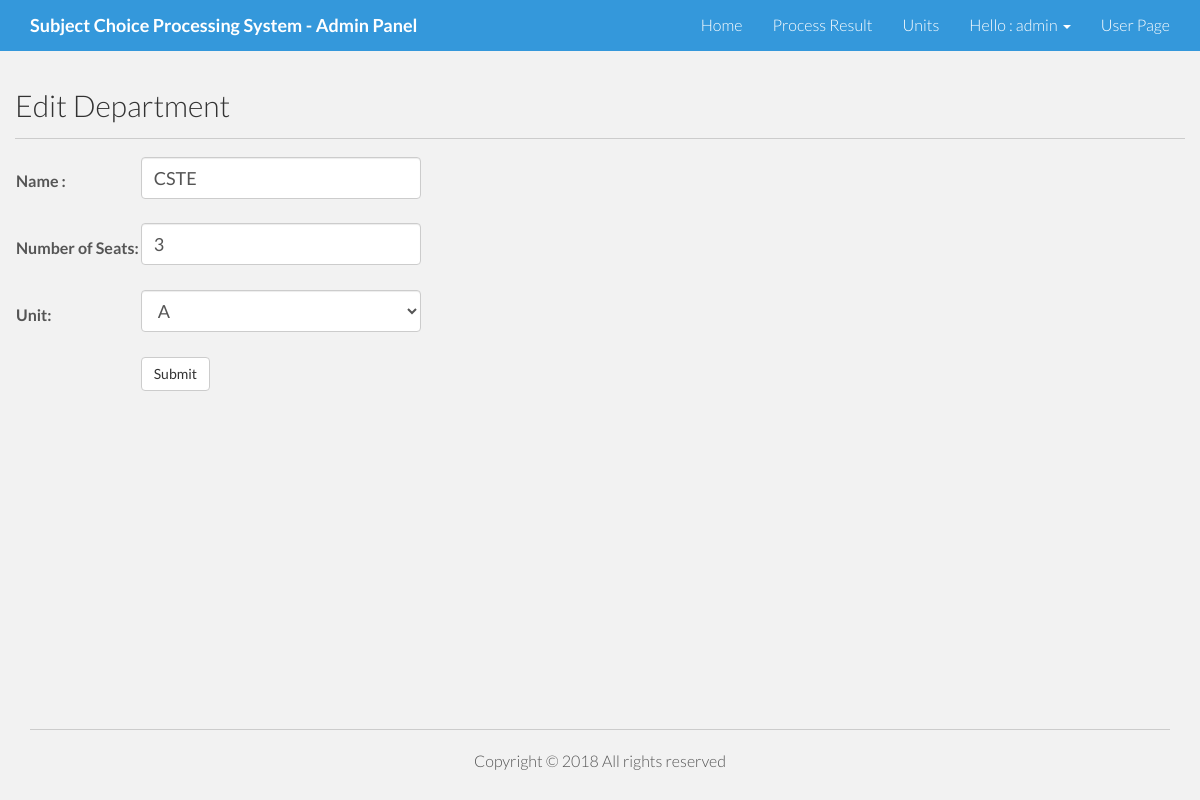
Page /admin/edit_department.php?deptid=5 (signed in) on the committed database.
### tables this page shows
CREATE TABLE `tbl_departments` (
  `id` int(16) NOT NULL,
  `name` varchar(256) NOT NULL,
  `slug` varchar(256) NOT NULL,
  `seats` int(16) NOT NULL,
  `unit` varchar(256) NOT NULL
);

CREATE TABLE `tbl_units` (
  `id` int(16) NOT NULL,
  `name` varchar(256) NOT NULL,
  `slug` varchar(256) NOT NULL
);

### lib/Database.php (called while the page is built, shortened)
<?php
Class Database{
	public $host   = DB_HOST;
	public $user   = DB_USER;
	public $pass   = DB_PASS;
	public $dbname = DB_NAME;
	public $link;
	private function connectDB(){
	$this->link = new mysqli($this->host, $this->user, $this->pass, $this->dbname);
 }
	public function select($query){
		$result = $this->link->query($query) or die($this->link->error.__LINE__);
		if($result->num_rows > 0){
			return $result;
		} else {
			return false;
		}
	}
}

### admin/edit_department.php (the view, shortened to what this page needs)
<?php include 'inc/header.php'; ?>
    <div class="container">
      <div class="row">
        <h2>Edit Department</h2><hr>
            <?php
                $deptid = $_GET['deptid'];
                $query = "SELECT * from tbl_departments WHERE id=$deptid";
          $departments = $db->select($query);
          if($departments){
            while ($result = $departments->fetch_assoc()) {
                $name = $result['name'];
                $seats = $result['seats'];
                $unit = $result['unit'];
            }
          }
             ?>
                 <form action="" method="post">
                        <table class="form">
                            <tr>
                                <td>
                                    <label class="form-group">Name :</label>
                                </td>
                                <td>
                                    <input type="text" name="name" value="<?php echo $name; ?>" class="form-control" placeholder="Enter Department Name..."   class="medium" required/><br>
                                </td>
                            </tr>
                             <tr>
                                <td>
                                    <label class="form-group">Number of Seats:</label>
                                </td>
                                <td>
                                    <input type="number" name="seats" value="<?php echo $seats; ?>" class="form-control" placeholder="Enter the Number of Seats..."  class="medium" required/><br>
                                </td>
                            </tr>
                            <tr>
                                <td>
                                    <label class="form-group">Unit:</label>
                                </td>
                                <td>
                                     <select class="form-control" name="unit" id="unit" required>
       <?php
                                        $query = "SELECT * FROM tbl_units";
                                        $category = $db->select($query);
                                        if($category){
                                            while($result = $category->fetch_assoc()){
                                        ?>
                                    <option
                                    <?php
                                    if ($unit == $result['slug']) { ?>
                                    selected = "selected"
                                     <?php } ?> value="<?php echo $result['slug']; ?>"><?php echo $result['name']; ?></option>
                                    <?php } } ?>
  </select>
  <br>
                                </td>
                            </tr>
                             <tr>
                                <td>
                                </td>
                                <td>
                                    <input type="submit" class="btn btn-default" name="submit" Value="Submit" />
                                </td>
                            </tr>
                        </table>
                    </form>
      </div>
    </div>
<?php include 'inc/footer.php'; ?>

### assets/css/main.css (style rules this page uses)
body { background-color: #f2f2f2; font-family: 'Lato', sans-serif; font-weight: 300; font-size: 16px; color: #555; -webkit-font-smoothing: antialiased; -webkit-overflow-scrolling: touch; }
h1, h2, h3, h4, h5, h6 { font-family: 'Lato', sans-serif; font-weight: 300; color: #333; }
hr { display: block; height: 1px; border: 0; border-top: 1px solid #ccc; margin: 1em 0; padding: 0; }
.form-control { height: 42px; font-size: 18px; width: 280px; }
html, body { margin:0; padding:0; height:100%; }

### rows in the picture
tbl_departments: name "CSTE", seats "3", unit "A"

### other values in the picture
Session::get('username') "admin"
